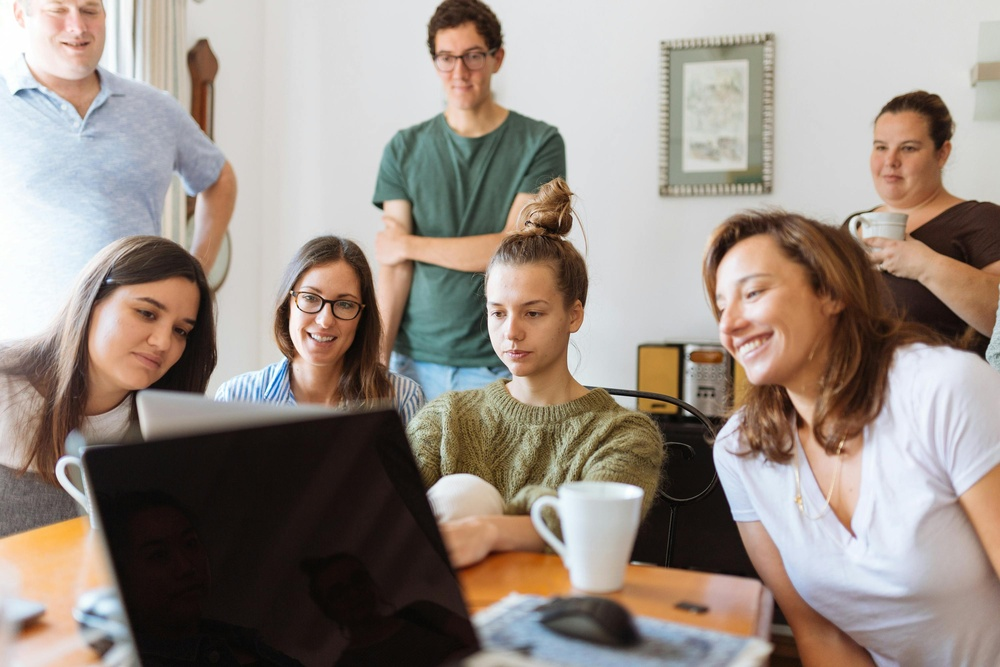
//> input picture CVIP/cpp_assn/data/images/pexels-hillaryfox-1595391.jpg, 1000 x 667 px, shrunk from 3000 x 2000 before the run
$ ./assn2   (built with g++ and OpenCV 4)
//> lines starting //> are read from the running program, lines starting //| are printed output that depends on the picture
//> further down, source is the input picture: 667 rows x 1000 cols, CV_8UC3; mean B, G, R 134.2, 142.5, 153.8
// Face-Annotation-Assignment
#include <iostream>
#include <opencv2/opencv.hpp>
#include <string>

struct Annotations {
    bool flag_drawing_box = false;
    cv::Mat working_image;
    cv::Point2i last_button_down{-1, -1};
    std::vector<cv::Rect2i> boxes{};
};

void cbMouseEvent(int event, int x, int y, int flags, void* param) {
    Annotations* rundata = static_cast<Annotations*>(param);

    if (!(rundata->flag_drawing_box) && (event == cv::EVENT_LBUTTONDOWN)) {
        if (rundata->last_button_down != cv::Point2i(-1, -1)) {
            std::cout << "[WARN] Point not reset correctly." << std::endl;
        }

        rundata->flag_drawing_box = true;
        rundata->last_button_down = cv::Point2i(x, y);
        return;
    }

    if ((event == cv::EVENT_LBUTTONUP) && (rundata->flag_drawing_box)) {
        rundata->flag_drawing_box = false;
        cv::Point2i pt1 = {std::min(x, rundata->last_button_down.x), std::min(y, rundata->last_button_down.y)};

        cv::Point2i pt2 = {std::max(x, rundata->last_button_down.x), std::max(y, rundata->last_button_down.y)};

        cv::Rect2i bbox = {pt1.x, pt1.y, (pt2.x - pt1.x), (pt2.y - pt1.y)};

        rundata->boxes.push_back(bbox);

        int line_thickness = int(0.005 * rundata->working_image.cols);
        cv::rectangle(rundata->working_image, bbox, cv::Scalar(0, 255, 0), line_thickness, cv::LINE_4);

        rundata->last_button_down = cv::Point2i(-1, -1);
    }
}

void resetWindow(cv::Mat* src, Annotations* data) {
    std::cout << "[INFO] Resetting the UI." << std::endl;

    int banner_height = int(0.1 * (src->rows));
//> banner_height = 66
    int font_size = banner_height / 40;
//> font_size = 1
    int font_face = cv::FONT_HERSHEY_PLAIN;

    std::string instructions_l1 = "Left-click and drag to select a face.";
    std::string instructions_l2 = "Hit 'R' to reset, 'Q' to quit, 'Enter' to complete selections.";
    cv::Point2i pos_line1 = {int(0.2 * banner_height), int(0.4 * banner_height)};
//> pos_line1 = Point(13, 26)
    cv::Point2i pos_line2 = {int(0.2 * banner_height), int(0.9 * banner_height)};
//> pos_line2 = Point(13, 59)

    // cv::Size banner_size = {banner_height, src->cols}
    cv::Mat banner(banner_height, src->cols, CV_8UC3, cv::Scalar(0, 0, 0));

    cv::vconcat(banner, *src, data->working_image);
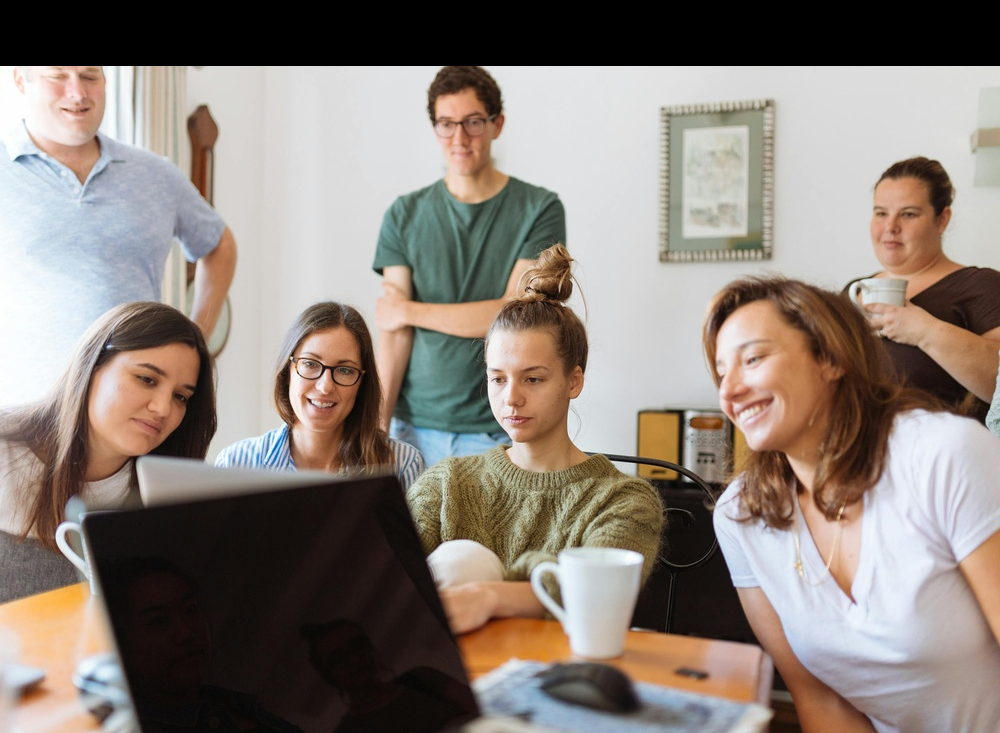
//> data->working_image: 733 rows x 1000 cols, CV_8UC3; mean B, G, R 122.1, 129.6, 140

    cv::putText(data->working_image, instructions_l1, pos_line1, font_face, font_size, cv::Scalar(255, 255, 255),
                font_size, cv::LINE_AA);

    cv::putText(data->working_image, instructions_l2, pos_line2, font_face, font_size, cv::Scalar(255, 255, 255),
                font_size, cv::LINE_AA);
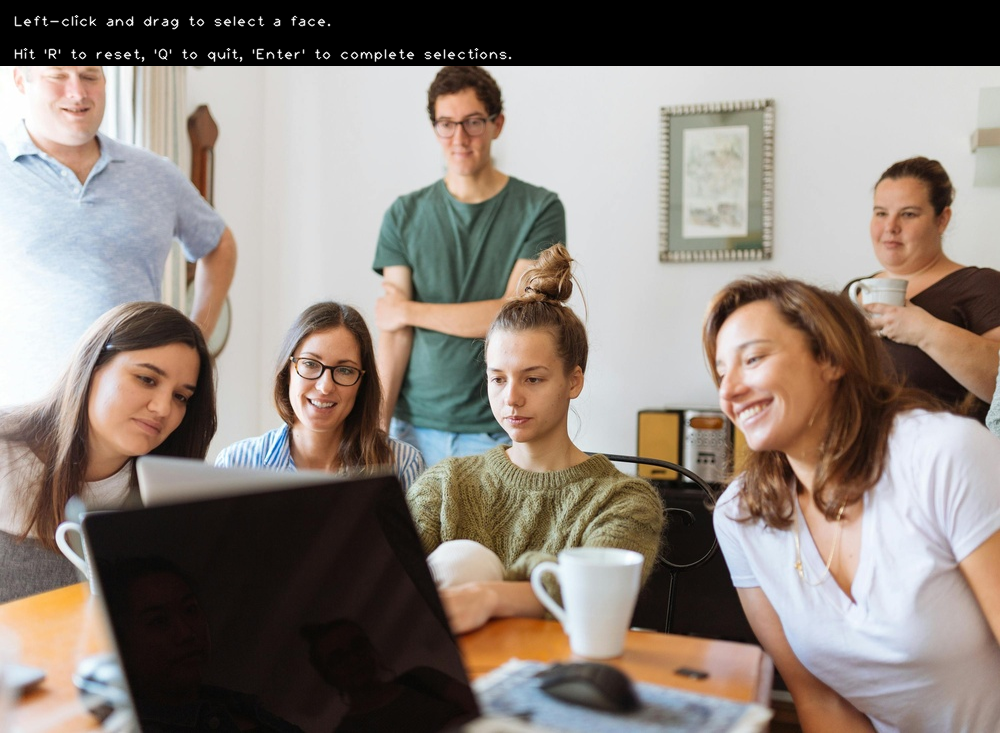
//> data->working_image: 733 rows x 1000 cols, CV_8UC3; mean B, G, R 122.7, 130.2, 140.6
}

void processBoxes(cv::Mat* src, Annotations* data) {
    std::cout << "[INFO] Input completed. Processing boxes." << std::endl;
    int i = 0;
    for (auto box : data->boxes) {
        std::string filename = "../outputs/face_" + std::to_string(i) + ".jpeg";
        cv::imwrite(filename, data->working_image(box));
        i++;
    }
}

int main() {
    std::string user_interface = "face_annotator";

    Annotations active_annotations;
    cv::Mat source = cv::imread("../data/images/pexels-hillaryfox-1595391.jpg");

    resetWindow(&source, &active_annotations);

    cv::namedWindow(user_interface, cv::WINDOW_NORMAL);
    cv::setMouseCallback(user_interface, cbMouseEvent, &active_annotations);

    while (true) {
        cv::imshow(user_interface, active_annotations.working_image);

        int keypress = cv::waitKey(1);
//> the 'Q' key is pressed

        if ((keypress == int('R')) || (keypress == int('r'))) {
            resetWindow(&source, &active_annotations);
            active_annotations.boxes.clear();
            active_annotations.flag_drawing_box = false;
            active_annotations.last_button_down = cv::Point2i(-1, -1);
        } else if ((keypress == int('Q')) || (keypress == int('q'))) {
            break;
        } else if (keypress == 13) {
            processBoxes(&source, &active_annotations);
            break;
        } else if (keypress == -1) {
            continue;
        } else {
            std::cout << "[ERROR] Bad keypress. Please use 'R', 'r', 'Q', 'q' or 'Enter'" << std::endl;
        }
    }

    cv::destroyAllWindows();

    return 0;
}
